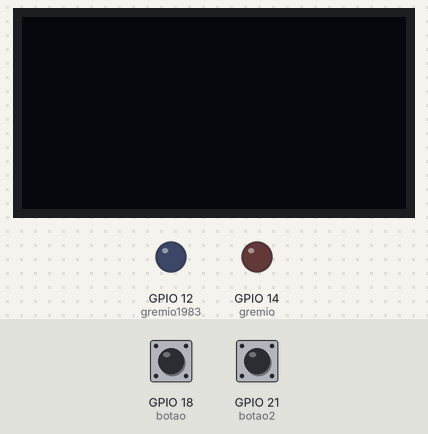
This program was run on a simulated ESP32 board running MicroPython. Parts: 128×64 one-colour display, output pins drawn as LEDs (lit = HIGH). Wiring (from the project's diagram.json): blue LED on GPIO 12, red LED on GPIO 14, blue button on GPIO 18, red button on GPIO 21. Inputs (shaded band) come from the test bench; at power-on: GPIO 18 (botao) HIGH, GPIO 21 (botao2) HIGH. Library files of the repository ran but are not shown: ssd1306.py.

Above: at 1.2 s.
1.3 s: GPIO 18 (botao) pulled LOW for 0.15 s
At 2.4 s:
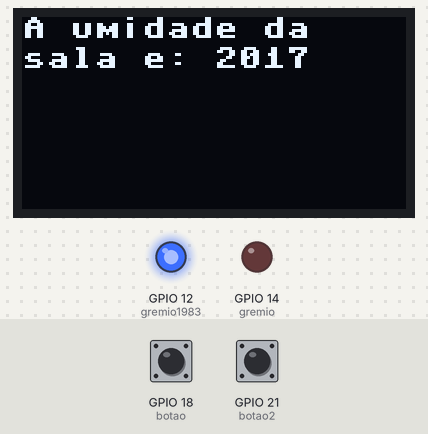
2.9 s: GPIO 21 (botao2) pulled LOW for 0.15 s
At 3.6 s:
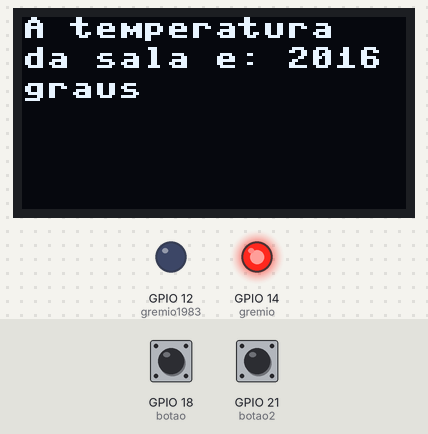
4.5 s: GPIO 18 (botao) pulled LOW for 1 s
At 4.8 s:
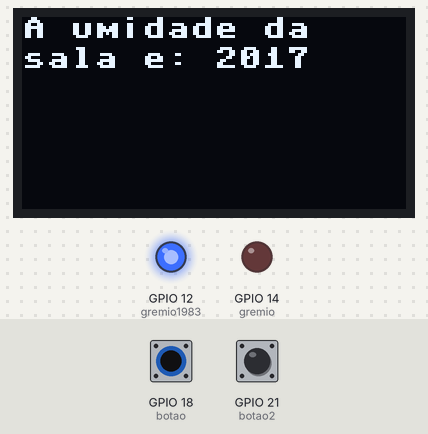
7.0 s: GPIO 21 (botao2) pulled LOW for 1 s
At 7.9 s:
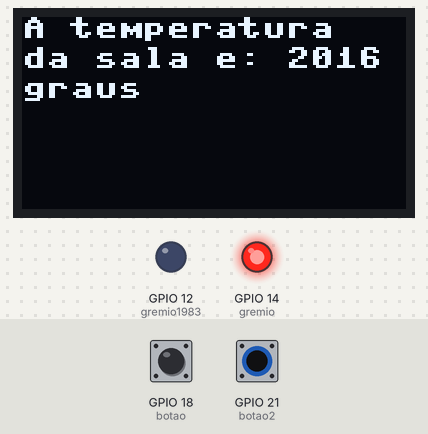
Timing chart, 0 to 10.0 s (numbered marks = the images above; inputs shaded):
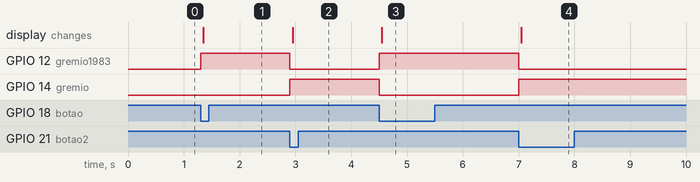

Measured:
- after the input at 1.3 s, GPIO 12 (gremio1983): LOW → HIGH at once; the display: changes after 0.05 s (image 1)
- after the input at 2.9 s, GPIO 12 (gremio1983): HIGH → LOW at once; GPIO 14 (gremio): LOW → HIGH at once; the display: changes after 0.05 s (image 2)
- after the input at 4.5 s, GPIO 12 (gremio1983): LOW → HIGH at once; GPIO 14 (gremio): HIGH → LOW at once; the display: changes after 0.05 s (image 3)
- after the input at 7.0 s, GPIO 12 (gremio1983): HIGH → LOW at once; GPIO 14 (gremio): LOW → HIGH at once; the display: changes after 0.05 s (image 4)

The program:

main.py
```python
import machine
from machine import Pin, I2C
import ssd1306

i2c = I2C(0, scl=Pin(22), sda=Pin(23))
botao = machine.Pin(18, machine.Pin.IN, machine.Pin.PULL_UP)
botao2 = machine.Pin(21, machine.Pin.IN, machine.Pin.PULL_UP)
gremio = machine.Pin(14, machine.Pin.OUT)
gremio1983 = machine.Pin(12, machine.Pin.OUT)

largura = 128
altura = 64

tela = ssd1306.SSD1306_I2C(largura, altura, i2c)
while True:
    blue = botao.value()
    red = botao2.value()

    if blue == 0:
        gremio.value(0), gremio1983.value(1)
        tela.fill(0)
        tela.text('A umidade da', 0, 0)
        tela.text('sala e: 2017', 0, 10)
        tela.show()

    if red == 0:
         gremio.value(1), gremio1983.value(0)
         tela.fill(0)
         tela.text('A temperatura', 0, 0)
         tela.text('da sala e: 2016', 0, 10)
         tela.text('graus', 0, 20)
         tela.show()
    
```
